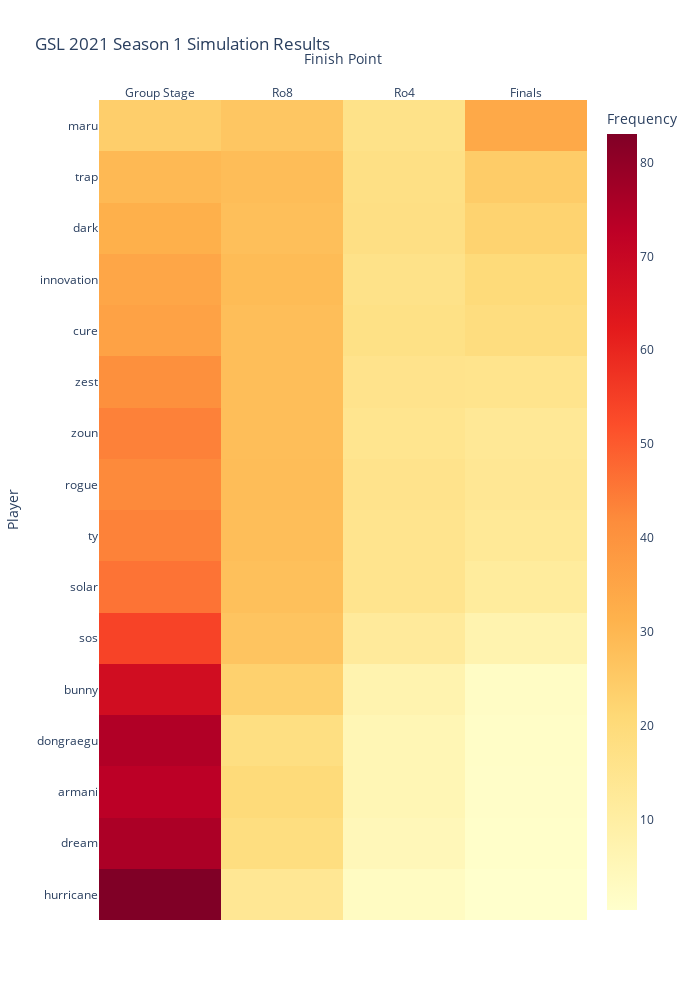

The notebook cell saved with this chart:
### Code cell
fig = go.Figure(
    data=go.Heatmap(
        z=gsl_perc[['group_stage', 'ro8', 'ro4', 'final']].to_numpy(),
        x=['Group Stage', 'Ro8', 'Ro4', 'Finals'],
        y=list(gsl_perc['player']),
        hoverongaps=False,
        colorbar={'title': 'Frequency', 'outlinecolor': 'navy'},
        colorscale='YlOrRd')
)
fig.update_xaxes(side='top')

fig.update_layout(
    title = 'GSL 2021 Season 1 Simulation Results',
    yaxis=dict(visible=True, autorange='reversed'),
    autosize=False,
    width=700,
    height=1000,
    xaxis_title = 'Finish Point',
    yaxis_title = 'Player',
    coloraxis_colorbar = dict(
        title='Frequency'
    )
)

fig.show()

### Figure 1 — Plotly figure (JSON) as saved in the notebook; plotly's stock layout.template omitted (floating-point values rounded to 4 significant figures)
{"data": [{"colorbar": {"outlinecolor": "navy", "title": {"text": "Frequency"}}, "colorscale": [[0, "rgb(255,255,204)"], [0.125, "rgb(255,237,160)"], [0.25, "rgb(254,217,118)"], [0.375, "rgb(254,178,76)"], [0.5, "rgb(253,141,60)"], [0.625, "rgb(252,78,42)"], [0.75, "rgb(227,26,28)"], [0.875, "rgb(189,0,38)"], [1, "rgb(128,0,38)"]], "hoverongaps": false, "type": "heatmap", "x": ["Group Stage", "Ro8", "Ro4", "Finals"], "y": ["maru", "trap", "dark", "innovation", "cure", "zest", "zoun", "rogue", "ty", "solar", "sos", "bunny", "dongraegu", "armani", "dream", "hurricane"], "z": [[23.87, 25.96, 16.34, 33.84], [29.5, 28.56, 17.49, 24.46], [31.81, 27.89, 17.7, 22.6], [34.76, 28.83, 16.43, 19.99], [35.99, 28.13, 17.04, 18.85], [40.75, 28.22, 15.64, 15.39], [43.66, 28.17, 14.89, 13.28], [42.25, 28.38, 15.66, 13.71], [43.54, 28.27, 15.19, 13], [45.9, 27.58, 15.13, 11.4], [54.25, 26.56, 12.04, 7.15], [67.67, 23.14, 7.13, 2.06], [74.69, 18.03, 5.767, 1.51], [72.81, 19.98, 5.827, 1.383], [75.53, 18.53, 4.953, 0.99], [83.03, 13.8, 2.777, 0.4]]}], "layout": {"autosize": false, "coloraxis": {"colorbar": {"title": {"text": "Frequency"}}}, "height": 1000, "title": {"text": "GSL 2021 Season 1 Simulation Results"}, "width": 700, "xaxis": {"side": "top", "title": {"text": "Finish Point"}}, "yaxis": {"autorange": "reversed", "title": {"text": "Player"}, "visible": true}}}
